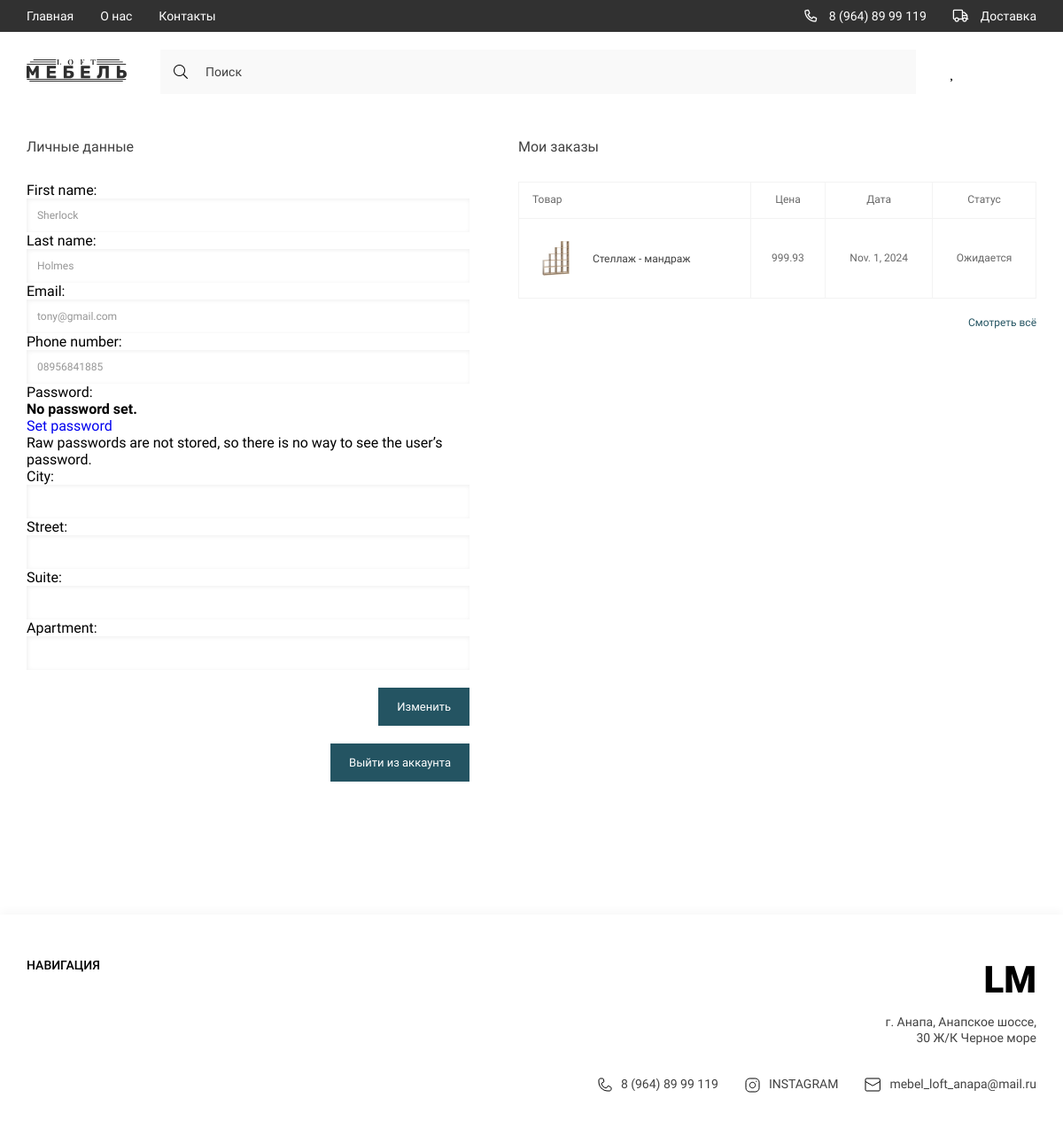
/users/profile/ (signed in), run on the app's committed database.
### users/models.py (models this page shows)
class User(AbstractUser):
    email = models.EmailField('email address', unique=True)
    phone_number = models.CharField(max_length=15, unique=True)
    USERNAME_FIELD = 'email'

### products/models.py (models this page shows, shortened)
class Basket(models.Model):
    user = models.ForeignKey(to=User, on_delete=models.CASCADE)
    product = models.ForeignKey(to=Products, on_delete=models.CASCADE)
    quantity = models.PositiveIntegerField(default=0)
    created_timestamp = models.DateTimeField(auto_now_add=True)
    product_name = models.CharField(max_length=150)
    price = models.DecimalField(max_digits=6, decimal_places=2)
    length = models.CharField(max_length=20, default=0)
    width = models.CharField(max_length=20, default=0)
    height = models.CharField(max_length=20, default=0)
    main_foto = models.ImageField(upload_to='main_product_images', null=True, blank=True)
    order_date = models.DateField(auto_now_add=True)
    objects = BasketQuerySet.as_manager()

### users/views.py (the view)
# urls.py: path('profile/', profile, name='profile'),
@login_required
def profile(request):
    if request.method == 'POST':
        user_form = UserEditForm(request.POST, instance=request.user)
        profile_form = UserProfileForm(request.POST, instance=request.user.profile)
        if user_form.is_valid() and profile_form.is_valid():
            user_form.save()
            profile_form.save()
            return HttpResponseRedirect(reverse('users:profile'))
        else:
            print(user_form.errors)
    else:
        user_form = UserEditForm(instance=request.user)
        profile_form = UserProfileForm(instance=request.user)
    baskets = Basket.objects.filter(user=request.user)[:4]
    context = {'title': 'Store - Профиль',
               'user_form': user_form,
               'profile_form': profile_form,
               'baskets': baskets}
    return render(request, 'profile1.html', context)

### users/forms.py
class UserEditForm(UserChangeForm):
    first_name = forms.CharField(widget=forms.TextInput(attrs={'class': 'contact__section-input'}))
    last_name = forms.CharField(widget=forms.TextInput(attrs={'class': 'contact__section-input'}))
    email = forms.CharField(widget=forms.EmailInput(attrs={'class': 'contact__section-input'}))
    phone_number = forms.CharField(widget=forms.TextInput(attrs={'class': 'contact__section-input'}))
    class Meta:
        model = User
        fields = ('first_name', 'last_name', 'email', 'phone_number')

class UserProfileForm(forms.ModelForm):
    city = forms.CharField(widget=forms.TextInput(attrs={'class': 'contact__section-input'}))
    street = forms.CharField(widget=forms.TextInput(attrs={'class': 'contact__section-input'}))
    suite = forms.CharField(widget=forms.TextInput(attrs={'class': 'contact__section-input'}))
    apartment = forms.CharField(widget=forms.TextInput(attrs={'class': 'contact__section-input'}))
    class Meta:
        model = Profile
        fields = ('city', 'street', 'suite', 'apartment')

### users/templates/profile1.html (shortened to what this page needs)
{% extends 'base.html' %}
{% load static %}
{% block main %}
<main class="main">
    <div class="profile">
        <div class="container">
            <div class="profile__content">
                <form class="profile__form" method="post" action="{% url 'users:profile' %}">
                    <h2 class="profile__title">Личные данные</h2>
                    {{ user_form.as_p }}
                    {{ profile_form.as_p }}
                    <button class="btn profile__btn" type="submit">Изменить</button>
                    <a href="{% url 'users:logout' %}" class="btn profile__btn">Выйти из аккаунта</a>
                </form>
                <div class="profile__orders">
                    <h2 class="profile__title">Мои заказы</h2>
                    <table class="profile__table">
                        <tr>
                            <td colspan="4">Товар</td>
                            <td>Цена</td>
                            <td>Дата</td>
                            <td>Статус</td>
                        </tr>
                        {% for product in baskets %}
                        <tr>
                            <td colspan="4" class="profile__title-adaptive">
                                <div class="tabel__item">
                                    <img src="{{ product.main_foto.url }}" alt="img">
                                    <span>{{ product.product_name }}</span>
                                </div>
                            </td>
                            <td class="profile__tabel-data">{{ product.price }}</td>
                            <td class="profile__tabel-data">{{ product.order_date }}</td>
                            <td class="profile__tabel-data">Ожидается</td>
                        </tr>
                        {% endfor %}
                    </table>
                    <a href="{% url 'products:basket' %}" class="profile__orders-link">Смотреть всё</a>
                </div>
            </div>
        </div>
    </div>
</main>
{% endblock %}

### static/style/style.css (style rules this page uses)
:root { --containerWidth: 1140px; --primaryColor: #414141; --primaryFont: 'Roboto'; --mainColor: #245462; }
* { padding: 0; margin: 0; box-sizing: border-box; text-decoration: none; list-style: none; font-family: var(--primaryFont); }
.container { width: 100%; max-width: calc(var(--containerWidth) + 30px); margin: 0 auto; padding: 0 15px; }
.btn { outline: none; border: none; padding: 13px 20px; font-style: normal; font-weight: normal; font-size: 13px; line-height: 15px; background: var(--mainColor); border: 1px solid var(--mainColor); transition: color .3s linear, background .3s linear; color: #FFFFFF; }
.main { width: 100%; flex-grow: 1; padding-bottom: 150px; }
.contact__section-input, .contact__section-message { width: 100%; font-style: normal; font-weight: normal; font-size: 12px; line-height: 14px; resize: none; color: #969696; padding: 12px; box-shadow: inset 1px 1px 5px rgba(0, 0, 0, 0.07); border: none; outline: none; }
.profile { width: 100%; }
.profile__content { display: flex; justify-content: space-between; }
.profile__form { display: flex; flex-direction: column; width: 100%; max-width: 500px; }
.profile__title { font-style: normal; font-weight: normal; font-size: 16px; line-height: 19px; color: var(--primaryColor); margin-bottom: 30px; }
.profile__table { font-style: normal; font-weight: normal; font-size: 12px; line-height: 147.69%; color: #686868; }
.profile__table td, .profile__table { border: 1px solid #F3F3F3; border-collapse: collapse; }
.profile__table tr td { text-align: center; padding: 25px 15px; }
.profile__table tr:first-child td { padding: 11px 15px; }
.profile__table tr:first-child td:first-child { text-align-last: left; }
.tabel__item { display: flex; align-items: center; }
.tabel__item img { width: 53px; margin-right: 15px; }
.tabel__item span { font-style: normal; font-weight: normal; font-size: 12px; line-height: 14px; color: var(--primaryColor); }
.profile__orders { display: flex; flex-direction: column; width: 100%; max-width: 585px; }
.profile__orders-link { font-style: normal; font-weight: normal; font-size: 12px; line-height: 14px; align-self: flex-end; display: block; margin-top: 20px; color: #245462; width: max-content; }
.profile__btn { align-self: flex-end; margin-top: 20px; }

### data on the page
User: first_name "Sherlock", last_name "Holmes", email "tony@gmail.com", phone_number "08956841885"
Basket: main_foto (picture), product_name "Стеллаж - мандраж", price "999.93", order_date "Nov. 1, 2024"
